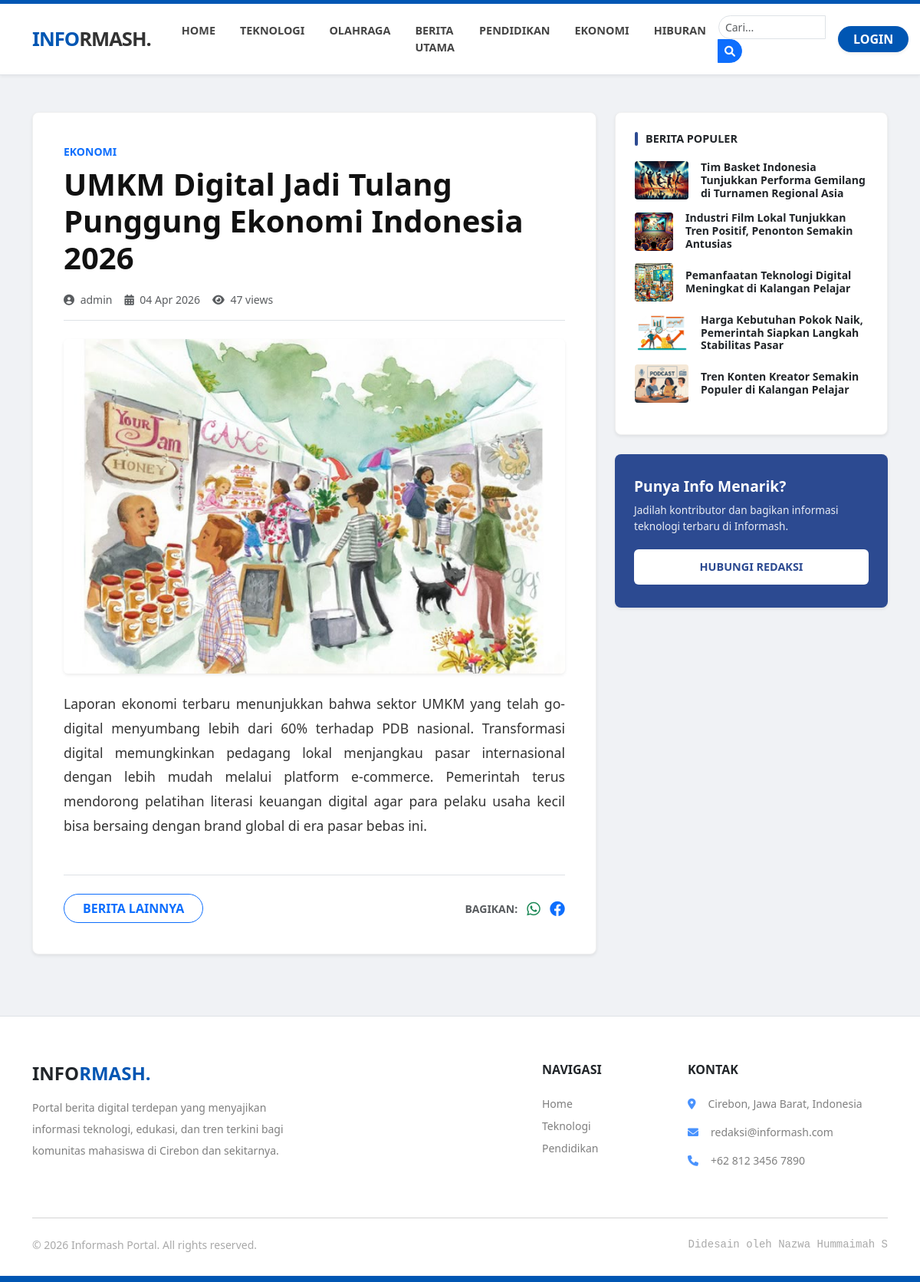
/index.php?menu=detail&id=3, run on the app's committed database.
### tables this page shows
CREATE TABLE `kategori` (
  `id_kategori` int(11) NOT NULL,
  `nama_kategori` varchar(100) DEFAULT NULL
);

CREATE TABLE `artikel` (
  `id_artikel` int(11) NOT NULL,
  `judul` varchar(200) DEFAULT NULL,
  `isi` text DEFAULT NULL,
  `gambar` varchar(200) DEFAULT NULL,
  `tanggal` datetime DEFAULT NULL,
  `status` enum('publish','draft') DEFAULT 'draft',
  `id_kategori` int(11) DEFAULT NULL,
  `id_user` int(11) DEFAULT NULL,
  `views` int(11) DEFAULT 0
);

CREATE TABLE `users` (
  `id_user` int(11) NOT NULL,
  `username` varchar(50) DEFAULT NULL,
  `password` varchar(100) DEFAULT NULL,
  `role` varchar(20) DEFAULT NULL
);

### home_detail.php (the view, shortened to what this page needs)
<?php
$id = isset($_GET['id']) ? mysqli_real_escape_string($conn, $_GET['id']) : '';
mysqli_query($conn, "UPDATE artikel SET views = views + 1 WHERE id_artikel = '$id'");
$sql = "SELECT a.*, k.nama_kategori, u.username
        FROM artikel a
        LEFT JOIN kategori k ON a.id_kategori = k.id_kategori
        LEFT JOIN users u ON a.id_user = u.id_user
        WHERE a.id_artikel = '$id'";
$query = mysqli_query($conn, $sql);
$data = mysqli_fetch_assoc($query);
$populer_q = mysqli_query($conn, "SELECT id_artikel, judul, gambar, views
                                  FROM artikel
                                  WHERE status = 'publish' AND id_artikel != '$id'
                                  ORDER BY views DESC LIMIT 5");
$actual_link = (isset($_SERVER['HTTPS']) && $_SERVER['HTTPS'] === 'on' ? "https" : "http")
                . "://$_SERVER[HTTP_HOST]$_SERVER[REQUEST_URI]";
$share_title = urlencode($data['judul']);
$share_url = urlencode($actual_link);
?>
<div class="container mt-5 mb-5">
    <div class="row">
        <div class="col-lg-8">
            <div class="news-content shadow-sm">
                <span class="text-primary fw-bold small text-uppercase mb-2 d-block"><?= $data['nama_kategori'] ?></span>
                <h1 class="news-title"><?= $data['judul'] ?></h1>
                <div class="d-flex gap-3 mb-4 text-muted small border-bottom pb-3">
                    <span><i class="fas fa-user-circle me-1"></i> <?= $data['username'] ?></span>
                    <span><i class="fas fa-calendar-alt me-1"></i> <?= date('d M Y', strtotime($data['tanggal'])) ?></span>
                    <span><i class="fas fa-eye me-1"></i> <?= number_format($data['views']) ?> views</span>
                </div>
                <img src="gambar/<?= $data['gambar'] ?>" class="w-100 rounded mb-4 shadow-sm" alt="Feature Image">
                <div class="article-body" style="line-height: 1.8; font-size: 1.1rem; text-align: justify; color: #333;">
                    <?= nl2br($data['isi']) ?>
                </div>
                <div class="mt-5 pt-4 border-top d-flex justify-content-between align-items-center">
                    <a href="index.php?menu=home" class="btn btn-outline-primary rounded-pill px-4 fw-bold small">BERITA LAINNYA</a>
                    <div class="share-box">
                        <span class="small fw-bold me-2 text-muted">BAGIKAN:</span>
                        <a href="https://api.whatsapp.com/send?text=<?= $share_title ?>%20-<?= $share_url ?>" target="_blank" class="text-success me-2"><i class="fab fa-whatsapp fa-lg"></i></a>
                        <a href="https://www.facebook.com/sharer/sharer.php?u=<?= $share_url ?>" target="_blank" class="text-primary"><i class="fab fa-facebook fa-lg"></i></a>
                    </div>
                </div>
            </div>
        </div>
        <div class="col-lg-4">
            <div class="sidebar-widget shadow-sm">
                <h5 class="widget-title">Berita Populer</h5>
                <?php while($pop = mysqli_fetch_assoc($populer_q)): ?>
                <a href="index.php?menu=detail&id=<?= $pop['id_artikel'] ?>" class="d-flex align-items-center text-decoration-none mb-3 group">
                    <img src="gambar/<?= $pop['gambar'] ?>" style="width: 70px; height: 50px; object-fit: cover; border-radius: 4px;" class="me-3">
                    <h6 class="small fw-bold text-dark mb-0 line-clamp-2"><?= $pop['judul'] ?></h6>
                </a>
                <?php endwhile; ?>
            </div>
            <div class="banner-redaksi shadow-sm">
                <h5>Punya Info Menarik?</h5>
                <p>Jadilah kontributor dan bagikan informasi teknologi terbaru di Informash.</p>
                <a href="https://wa.me/6281234567890" target="_blank" class="btn-hubungi">HUBUNGI REDAKSI</a>
            </div>
        </div>
    </div>
</div>

### menu.php (shortened to what this page needs)
<?php
$kategori_nav = mysqli_query($conn, "SELECT * FROM kategori LIMIT 6");
$search = isset($_GET['keyword']) ? mysqli_real_escape_string($conn, $_GET['keyword']) : '';
?>
<!DOCTYPE html>
<html lang="id">
<head>
    <link href="https://cdn.jsdelivr.net/npm/bootstrap@5.3.0/dist/css/bootstrap.min.css" rel="stylesheet">
    <link rel="stylesheet" href="https://cdnjs.cloudflare.com/ajax/libs/font-awesome/6.0.0/css/all.min.css">
</head>
<body>
<nav class="navbar navbar-expand-lg top-nav mb-4">
    <div class="container">
        <a class="navbar-brand me-4" href="index.php?menu=home">INFO<span style="color:#333">RMASH.</span></a>
        <div class="collapse navbar-collapse" id="navbarNav">
            <ul class="navbar-nav me-auto">
                <li class="nav-item"><a class="nav-link fw-bold px-3" href="index.php?menu=home">HOME</a></li>
                <?php while($cat = mysqli_fetch_assoc($kategori_nav)): ?>
                    <li class="nav-item">
                        <a class="nav-link fw-bold px-3" href="index.php?menu=home&kategori=<?= $cat['id_kategori'] ?>">
                            <?= strtoupper($cat['nama_kategori']) ?>
                        </a>
                    </li>
                <?php endwhile; ?>
            </ul>
            <div class="d-flex align-items-center gap-3">
                <form action="index.php" method="GET" class="d-flex m-0">
                    <div class="input-group input-group-sm">
                        <input type="text" name="keyword" class="form-control" placeholder="Cari..." value="<?= htmlspecialchars($search) ?>" style="border-radius: 20px 0 0 20px; width: 140px; border-secondary-subtle">
                        <button class="btn btn-primary" type="submit" style="border-radius: 0 20px 20px 0;">
                            <i class="fas fa-search"></i>
                        </button>
                    </div>
                </form>
                <a href="admin/login.php" class="btn btn-login shadow-sm">
                    LOGIN
                </a>
            </div>
        </div>
    </div>
</nav>

### menu.php (style rules this page uses)
:root { --blue-main: #0056b3; --blue-dark: #003d80; }
body { background-color: #f0f2f5; font-family: 'Segoe UI', sans-serif; }
.top-nav { background: white; border-top: 5px solid var(--blue-main); border-bottom: 1px solid #dee2e6; box-shadow: 0 2px 4px rgba(0,0,0,0.05); padding: 15px 0; }
.navbar-brand { color: var(--blue-main) !important; font-weight: 800; font-size: 1.6rem; letter-spacing: -1px; }
.nav-link { color: #444 !important; font-size: 0.9rem; transition: 0.3s; }
.btn-login { background-color: var(--blue-main); color: white; border-radius: 20px; padding: 5px 20px; font-weight: bold; border: none; transition: 0.3s; }

### home_detail.php (style rules this page uses)
.sidebar-widget { background: white; padding: 25px; border-radius: 8px; border: 1px solid #f0f0f0; margin-bottom: 25px; box-shadow: 0 2px 10px rgba(0,0,0,0.02); }
.widget-title { font-weight: 800; text-transform: uppercase; font-size: 0.9rem; margin-bottom: 20px; display: flex; align-items: center; gap: 10px; }
.widget-title::before { content: ''; display: inline-block; width: 4px; height: 18px; background: #2c4a91; border-radius: 2px; }
.banner-redaksi { background: #2c4a91; color: white; padding: 30px 25px; border-radius: 8px; margin-bottom: 25px; }
.banner-redaksi h5 { font-weight: 700; margin-bottom: 10px; font-size: 1.2rem; }
.banner-redaksi p { font-size: 0.85rem; opacity: 0.9; line-height: 1.5; margin-bottom: 20px; }
.btn-hubungi { background: white; color: #2c4a91; font-weight: 700; border: none; width: 100%; padding: 12px; border-radius: 6px; text-decoration: none; display: inline-block; text-align: center; font-size: 0.9rem; transition: 0.3s; }
.news-content { background: white; padding: 40px; border-radius: 8px; border: 1px solid #f0f0f0; }
.news-title { font-weight: 800; font-size: 2.5rem; line-height: 1.2; margin-bottom: 20px; color: #111; }

### data on the page
kategori: nama_kategori "TEKNOLOGI"
kategori: nama_kategori "OLAHRAGA"
kategori: nama_kategori "BERITA UTAMA"
kategori: nama_kategori "PENDIDIKAN"
kategori: nama_kategori "EKONOMI"
kategori: nama_kategori "HIBURAN"
artikel: id_kategori.nama_kategori "EKONOMI", judul "UMKM Digital Jadi Tulang Punggung Ekonomi Indonesia 2026", id_user.username "admin", tanggal "04 Apr 2026", views "47", gambar (picture), isi "Laporan ekonomi terbaru menunjukkan bahwa sektor UMKM yang telah go-digital menyumbang lebih dari 60% terhadap PDB nasional. Transformasi digital memungkinkan pedagang lokal menjangkau pasar internasional dengan lebih mudah melalui platform e-commerce. Pemerintah terus mendorong pelatihan literasi keuangan digital agar para pelaku usaha kecil bisa bersaing dengan brand global di era pasar bebas ini."
artikel: gambar (picture), judul "Tim Basket Indonesia Tunjukkan Performa Gemilang di Turnamen Regional Asia"
artikel: gambar (picture), judul "Industri Film Lokal Tunjukkan Tren Positif, Penonton Semakin Antusias"
artikel: gambar (picture), judul "Pemanfaatan Teknologi Digital Meningkat di Kalangan Pelajar"
artikel: gambar (picture), judul "Harga Kebutuhan Pokok Naik, Pemerintah Siapkan Langkah Stabilitas Pasar"
artikel: gambar (picture), judul "Tren Konten Kreator Semakin Populer di Kalangan Pelajar"
